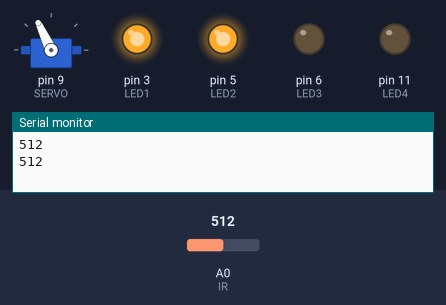
Bench run of a sketch on a simulated Arduino Uno, built with avr-gcc and run on an emulated ATmega328P. Parts: servo, output pins drawn as LEDs (lit = HIGH), the last lines printed to the serial monitor. The inputs (shaded band) are chosen by the test bench; at power-on: A0 (IR) = 512.

Above: at 2.3 s.
2.4 s: A0 (IR) set to 490
At 3.0 s:
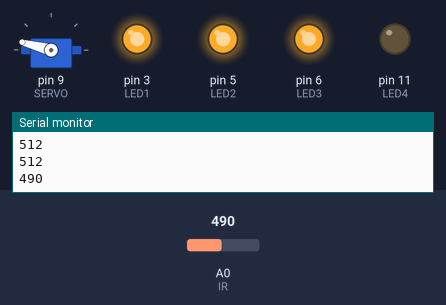
5.9 s: A0 (IR) set to 306
At 6.7 s:
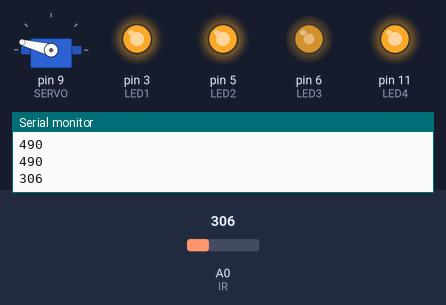
9.4 s: A0 (IR) set to 122
At 10.3 s:
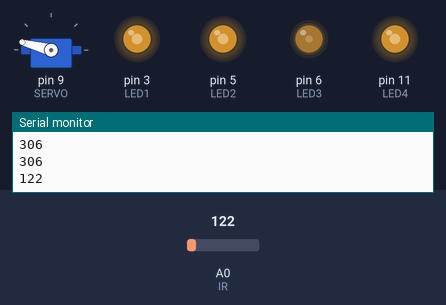
12.9 s: A0 (IR) set to 0
At 16.4 s:
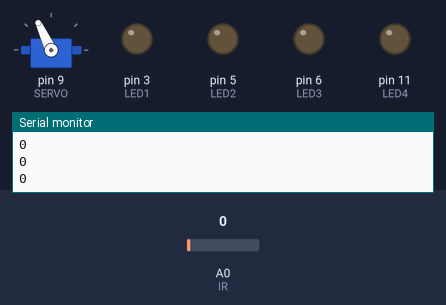
16.5 s: A0 (IR) set to 3
19.5 s: A0 (IR) set to 6
At 23.2 s:
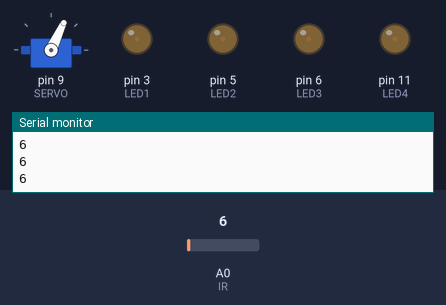
Timing chart, 0 to 29.4 s (numbered marks = the images above; inputs shaded):
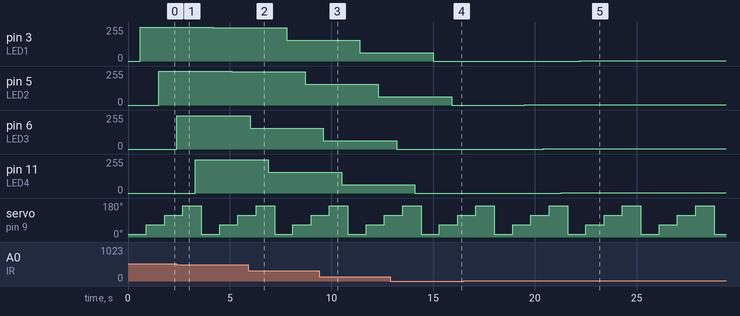

The sketch:

ir_servo.ino
```cpp
#include <Servo.h>
const int SERVO = 9; // Pin 9 connecting servo signal

const int IR = 0; // Analog pin connecting ir sensor

// LED outputs
const int LED1 = 3;
const int LED2 = 5;
const int LED3 = 6;
const int LED4 = 11;

// Servo object creation
Servo myServo;

// Distances in 4 areas
int dist1 = 0;
int dist2 = 0;
int dist3 = 0;
int dist4 = 0;

void setup() {
    myServo.attach(SERVO);
    pinMode(LED1, OUTPUT);
    pinMode(LED2, OUTPUT);
    pinMode(LED3, OUTPUT);
    pinMode(LED4, OUTPUT);
    Serial.begin(9600);
}

void loop() {
    // Rotating servo in 4 positions
    dist1 = readDistance(15);
    analogWrite(LED1, dist1);
    delay(300);
    dist2 = readDistance(65);
    analogWrite(LED2, dist2);
    delay(300);
    dist3 = readDistance(115);
    analogWrite(LED3, dist3);
    delay(300);
    dist4 = readDistance(165);
    analogWrite(LED4, dist4);
    delay(300);
}

int readDistance(int pos) {
    myServo.write(pos);
    delay(600);
    int dist = analogRead(IR); // Reading data from sensor
    Serial.println(dist);

    // Translating values to needed range
    dist = map(dist, 3, 500, 0, 255);
    dist = constrain(dist, 0, 255);

    return dist;
}
```

Measured:
- the behaviour switches between 500 and 499 on A0 (IR) (found by bisection; images 0 and 1)
- the behaviour switches between 4 and 5 on A0 (IR) (found by bisection; images 4 and 5)
- after the input at 2.4 s, pin 3 (LED1): 255/255 → 249/255 after 1.8 s; pin 5 (LED2): 255/255 → 249/255 after 2.7 s; pin 6 (LED3): 0/255 → 249/255 at once; pin 11 (LED4): 0/255 → 249/255 after 0.90 s
- after the input at 5.9 s, pin 3 (LED1): 249/255 → 155/255 after 1.9 s; pin 5 (LED2): 249/255 → 155/255 after 2.8 s; pin 6 (LED3): 249/255 → 155/255 after 0.10 s; pin 11 (LED4): 249/255 → 155/255 after 1.0 s
- after the input at 9.4 s, pin 3 (LED1): 155/255 → 61/255 after 2.0 s; pin 5 (LED2): 155/255 → 61/255 after 2.9 s; pin 6 (LED3): 155/255 → 61/255 after 0.20 s; pin 11 (LED4): 155/255 → 61/255 after 1.1 s
- after the input at 12.9 s, pin 3 (LED1): 61/255 → 0/255 after 2.1 s; pin 5 (LED2): 61/255 → 0/255 after 3.0 s; pin 6 (LED3): 61/255 → 0/255 after 0.31 s; pin 11 (LED4): 61/255 → 0/255 after 1.2 s
- after the input at 19.5 s, pin 3 (LED1): 0/255 → 1/255 after 2.7 s; pin 5 (LED2): 0/255 → 1/255 at once; pin 6 (LED3): 0/255 → 1/255 after 0.91 s; pin 11 (LED4): 0/255 → 1/255 after 1.8 s
- by itself, servo on pin 9 (SERVO): repeats every 3.6 s: 165° 0.90 s, 15° 0.90 s, 65° 0.90 s, 115° 0.90 s
